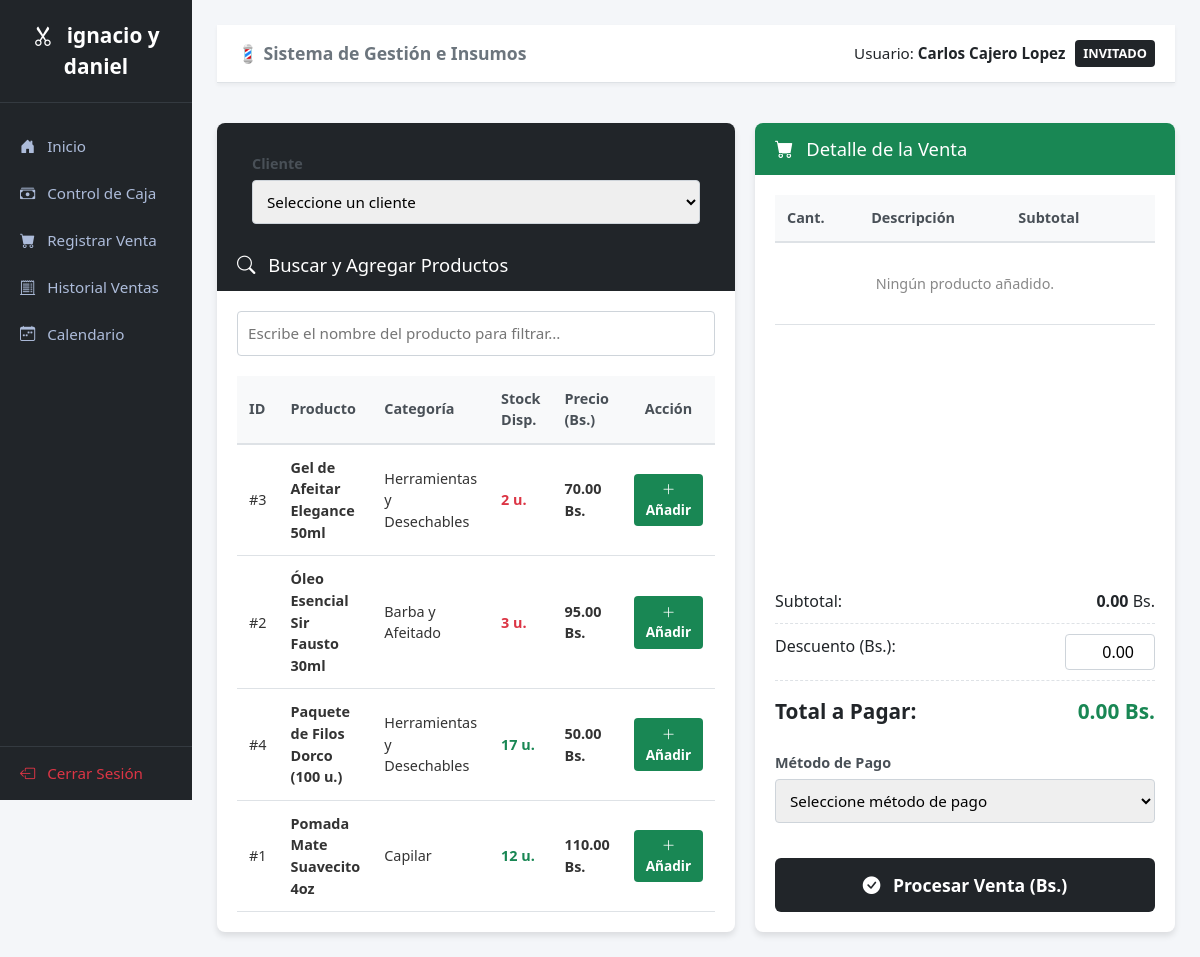
The app's page /views/ventas.php (signed in) with its own data.
### tables this page shows
CREATE TABLE `productos` (
  `id_producto` int(11) NOT NULL,
  `id_categoria` int(11) NOT NULL,
  `id_marca` int(11) NOT NULL,
  `id_proveedor` int(11) NOT NULL,
  `nombre_producto` varchar(100) NOT NULL,
  `stock_actual` int(11) NOT NULL DEFAULT 0,
  `stock_minimo` int(11) NOT NULL DEFAULT 5,
  `precio_costo_bob` decimal(10,2) NOT NULL,
  `precio_venta_publico_bob` decimal(10,2) DEFAULT NULL
);

CREATE TABLE `categorias_productos` (
  `id_categoria` int(11) NOT NULL,
  `nombre_categoria` varchar(50) NOT NULL,
  `descripcion` varchar(150) DEFAULT NULL
);

### controllers/InventarioController.php (called while the page is built, shortened)
<?php
require_once __DIR__ . '/../config/database.php';
class InventarioController {
    private $db;
    public function __construct() {
        $database = new Database();
        $this->db = $database->getConnection();
    }
    public function listarProductos() {
        try {
            $query = "SELECT p.id_producto, p.nombre_producto, p.stock_actual, p.stock_minimo,
                             p.precio_costo_bob, p.precio_venta_publico_bob AS precio_venta,
                             p.id_categoria, p.id_marca, p.id_proveedor,
                             m.nombre_marca, c.nombre_categoria, prov.razon_social AS nombre_proveedor
                      FROM productos p
                      LEFT JOIN marcas_productos m ON p.id_marca = m.id_marca
                      LEFT JOIN categorias_productos c ON p.id_categoria = c.id_categoria
                      LEFT JOIN proveedores prov ON p.id_proveedor = prov.id_proveedor
                      ORDER BY p.nombre_producto ASC";
            $stmt = $this->db->prepare($query);
            $stmt->execute();
            return $stmt->fetchAll(PDO::FETCH_ASSOC);
        } catch (PDOException $e) {
            return [];
        }
    }
}

### config/database.php (called while the page is built, shortened)
<?php
class Database {
    private $host = "localhost";
    private $port = "3306";
    private $db_name = "barbershop";
    private $username = "root";
    private $password = "";
    public function getConnection() {
        $this->conn = null;
        try {
            $dsn = "mysql:host=" . $this->host . ";port=" . $this->port . ";dbname=" . $this->db_name . ";charset=utf8";
            $this->conn = new PDO($dsn, $this->username, $this->password);
            $this->conn->setAttribute(PDO::ATTR_ERRMODE, PDO::ERRMODE_EXCEPTION);
        } catch(PDOException $exception) {
            echo "Error de conexión: " . $exception->getMessage();
        }
        return $this->conn;
    }
}
?>

### controllers/CajaController.php (called while the page is built, shortened)
<?php
require_once __DIR__ . '/../config/database.php';
class CajaController {
    private $db;
    public function __construct() {
        $database = new Database();
        $this->db = $database->getConnection();
    }
    public function obtenerCajaActiva($id_cajero) {
        try {
            $query = "SELECT id_caja, id_cajero, monto_apertura_bob, estado_caja
                      FROM control_cajas
                      WHERE id_cajero = :id_cajero AND estado_caja = 'Abierta'
                      LIMIT 1";
            $stmt = $this->db->prepare($query);
            $stmt->execute([':id_cajero' => $id_cajero]);
            return $stmt->fetch(PDO::FETCH_ASSOC);
        } catch (PDOException $e) {
            return false;
        }
    }
}

### views/ventas.php (the view, shortened to what this page needs)
<?php
if (class_exists('CajaController')) {
    $cajaCont = new CajaController();
    $id_cajero_actual = $_SESSION['id_usuario'] ?? 2;
    $cajaActiva = $cajaCont->obtenerCajaActiva($id_cajero_actual);
} else {
    die("Error interno en controllers/CajaController.php");
}
require_once __DIR__ . '/../controllers/InventarioController.php';
$controller = new InventarioController();
$productos = $controller->listarProductos();
include __DIR__ . '/layouts/header.php';
?>
<div class="PANEL-PRINCIPAL">
    <?php include __DIR__ . '/layouts/sidebar.php'; ?>
    <div class="CONTENIDO-VENTAS">
        <?php include __DIR__ . '/layouts/navbar.php'; ?>
        <div class="LAYOUT-VENTAS">
            <div class="BLOQUE-BLANCO">
                <div class="ENCABEZADO-BLOQUE">
                    <div class="GRUPO-FORM" style="padding:15px;">
    <label><strong>Cliente</strong></label>
    <select name="id_cliente"
            id="id_cliente"
            class="INPUT-CAJA"
            required>
        <option value="">Seleccione un cliente</option>
    </select>
</div>
                    <h2><i class="bi bi-search me-2"></i> Buscar y Agregar Productos</h2>
                </div>
                <div class="CUERPO-BLOQUE">
                    <div class="CAJA-BUSCADOR">
                        <input type="text" id="buscar_producto" class="INPUT-BUSCAR" onkeyup="filtrarTablaProductos()" placeholder="Escribe el nombre del producto para filtrar...">
                    </div>
                    <table class="TABLA-VENTAS" id="tabla-catalogo">
                        <thead>
                            <tr>
                                <th>ID</th>
                                <th>Producto</th>
                                <th>Categoría</th>
                                <th>Stock Disp.</th>
                                <th>Precio (Bs.)</th>
                                <th style="text-align: center;">Acción</th>
                            </tr>
                        </thead>
                        <tbody>
                            <?php if (empty($productos)): ?>
                                <tr>
                                    <td colspan="6" style="text-align: center; padding: 20px; color: #888;">No hay productos en el inventario.</td>
                                </tr>
                            <?php else: ?>
                                <?php foreach ($productos as $p): ?>
                                    <tr class="fila-producto-busqueda">
                                        <td>#<?php echo $p['id_producto']; ?></td>
                                        <td><strong class="nombre-prod-buscar"><?php echo htmlspecialchars($p['nombre_producto']); ?></strong></td>
                                        <td><?php echo htmlspecialchars($p['nombre_categoria'] ?? 'General'); ?></td>
                                        <td>
                                            <span style="font-weight: bold; color: <?php echo ($p['stock_actual'] <= $p['stock_minimo']) ? '#dc3545' : '#198754'; ?>;">
                                                <?php echo $p['stock_actual']; ?> u.
                                            </span>
                                        </td>
                                        <td><strong><?php echo number_format($p['precio_venta'] ?? 0, 2); ?> Bs.</strong></td>
                                        <td style="text-align: center;">
                                            <?php if (($p['stock_actual'] ?? 0) > 0): ?>
                                                <button class="BOTON-ACCION BTN-AGREGAR"
                                                        onclick="agregarAlCarrito(<?php echo $p['id_producto']; ?>, '<?php echo htmlspecialchars(addslashes($p['nombre_producto'])); ?>', <?php echo $p['precio_venta'] ?? 0; ?>, <?php echo $p['stock_actual']; ?>)"
                                                        <?php echo !$cajaActiva ? 'disabled' : ''; ?>>
                                                    <i class="bi bi-plus-lg"></i> Añadir
                                                </button>
                                            <?php else: ?>
                                                <span style="color:#dc3545; font-size:0.8rem; font-weight:bold;">Sin Stock</span>
                                            <?php endif; ?>
                                        </td>
                                    </tr>
                                <?php endforeach; ?>
                            <?php endif; ?>
                        </tbody>
                    </table>
                </div>
            </div>
            <div class="BLOQUE-BLANCO">
                <div class="ENCABEZADO-BLOQUE" style="background-color: #198754;">
                    <h2><i class="bi bi-cart-fill me-2"></i> Detalle de la Venta</h2>
                </div>
                <div class="CUERPO-BLOQUE" style="flex-grow: 1; display: flex; flex-direction: column; justify-content: space-between;">
                    <div style="max-height: 350px; overflow-y: auto; margin-bottom: 20px;">
                        <table class="TABLA-VENTAS">
                            <thead>
                                <tr>
                                    <th>Cant.</th>
                                    <th>Descripción</th>
                                    <th>Subtotal</th>
                                    <th></th>
                                </tr>
                            </thead> <tbody id="items-carrito">
                                <tr id="carrito-vacio">
                                    <td colspan="4" style="text-align: center; padding: 30px; color: #888;">Ningún producto añadido.</td>
                                </tr>
                            </tbody>
                        </table>
                    </div>
                    <div>
                        <div class="FILA-TOTAL">
                            <span>Subtotal:</span>
                            <span><strong id="txt-subtotal">0.00</strong> Bs.</span>
                        </div>
                        <div class="FILA-TOTAL">
                            <span>Descuento (Bs.):</span>
                            <input type="number" id="input-descuento" value="0.00" min="0" step="0.01" class="INPUT-CANTIDAD" style="width: 90px; text-align: right;" oninput="calcularTotales()" <?php echo !$cajaActiva ? 'disabled' : ''; ?>>
                        </div>
                        <div class="FILA-TOTAL GRANDE">
                            <span>Total a Pagar:</span>
                            <span style="color: #198754;"><span id="txt-total">0.00</span> Bs.</span>
                        </div>
                        <form method="POST" action="../controllers/VentasController.php" onsubmit="prepararEnvio(event)">
                           <div class="GRUPO-FORM" style="margin-top:15px;">
    <label><strong>Método de Pago</strong></label>
    <select
    name="metodo_pago"
    id="metodo_pago"
    class="INPUT-CAJA"
    onchange="mostrarMetodoPago()"
    required>
    <option value="">Seleccione método de pago</option>
</select>
</div>
                            <button type="submit" class="BOTON-CONFIRMAR" <?php echo !$cajaActiva ? 'disabled' : ''; ?>>
                                <i class="bi bi-check-circle-fill me-2"></i> Procesar Venta (Bs.)
                            </button>
                        </form>
                    </div>
                </div>
            </div>
        </div>
    </div>
</div>
<?php include __DIR__ . '/layouts/footer.php'; ?>

### public/css/css_opciones/agenda.css (style rules this page uses)
.PANEL-PRINCIPAL { display:flex; min-height:100vh; background:#f4f6f9; font-family:'Segoe UI', Tahoma, Geneva, Verdana, sans-serif; }

### public/css/css_opciones/caja.css (style rules this page uses)
.PANEL-PRINCIPAL { display: flex; min-height: 100vh; font-family: 'Segoe UI', Tahoma, Geneva, Verdana, sans-serif; background-color: #f4f6f9; }
.BLOQUE-BLANCO { background: #ffffff; border-radius: 8px; box-shadow: 0 4px 6px rgba(0,0,0,0.1); overflow: hidden; display: flex; flex-direction: column; }
.ENCABEZADO-BLOQUE { background-color: #212529; color: #ffffff; padding: 15px 20px; }
.ENCABEZADO-BLOQUE h2 { margin: 0; font-size: 1.1rem; }
.CUERPO-BLOQUE { padding: 20px; }
.GRUPO-FORM { margin-bottom: 15px; }
.GRUPO-FORM label { display: block; margin-bottom: 6px; font-weight: 600; font-size: 0.85rem; color: #495057; }
.INPUT-CAJA, .SELECT-CAJA { width: 100%; padding: 10px; border: 1px solid #ced4da; border-radius: 4px; font-size: 0.95rem; box-sizing: border-box; }

### public/css/css_opciones/ventas.css (style rules this page uses)
.PANEL-PRINCIPAL { display: flex; min-height: 100vh; font-family: 'Segoe UI', Tahoma, Geneva, Verdana, sans-serif; background-color: #f4f6f9; }
.CONTENIDO-VENTAS { flex-grow: 1; padding: 25px; display: flex; flex-direction: column; }
.LAYOUT-VENTAS { display: grid; grid-template-columns: 1fr 420px; gap: 20px; margin-top: 20px; }
.BLOQUE-BLANCO { background: #ffffff; border-radius: 8px; box-shadow: 0 4px 6px rgba(0,0,0,0.1); overflow: hidden; display: flex; flex-direction: column; }
.ENCABEZADO-BLOQUE { background-color: #212529; color: #ffffff; padding: 15px 20px; }
.ENCABEZADO-BLOQUE h2 { margin: 0; font-size: 1.15rem; }
.CUERPO-BLOQUE { padding: 20px; }
.CAJA-BUSCADOR { display: flex; gap: 10px; margin-bottom: 20px; }
.INPUT-BUSCAR { width: 100%; padding: 10px; border: 1px solid #ced4da; border-radius: 4px; font-size: 0.95rem; }
.TABLA-VENTAS { width: 100%; border-collapse: collapse; text-align: left; font-size: 0.9rem; }
.TABLA-VENTAS th { background-color: #f8f9fa; color: #495057; padding: 12px; border-bottom: 2px solid #dee2e6; }
.TABLA-VENTAS td { padding: 12px; border-bottom: 1px solid #dee2e6; color: #333; vertical-align: middle; }
.BOTON-ACCION { padding: 6px 12px; border: none; border-radius: 4px; cursor: pointer; font-weight: bold; font-size: 0.85rem; }
.BTN-AGREGAR { background-color: #198754; color: white; }
.INPUT-CANTIDAD { width: 65px; padding: 5px; text-align: center; border: 1px solid #ced4da; border-radius: 4px; }
.FILA-TOTAL { display: flex; justify-content: space-between; padding: 10px 0; border-bottom: 1px dashed #dee2e6; font-size: 1rem; }
.FILA-TOTAL.GRANDE { border-bottom: none; font-size: 1.3rem; font-weight: bold; color: #212529; padding-top: 15px; }
.BOTON-CONFIRMAR { background-color: #212529; color: white; width: 100%; padding: 14px; border: none; border-radius: 6px; font-size: 1.1rem; font-weight: bold; cursor: pointer; margin-top: 20px; transition: background 0.2s; }

### public/css/css_opciones/inventario.css (style rules this page uses)
.PANEL-PRINCIPAL { display: flex; min-height: 100vh; font-family: 'Segoe UI', Tahoma, Geneva, Verdana, sans-serif; background-color: #f4f6f9; }
.GRUPO-FORM { margin-bottom: 15px; }
.GRUPO-FORM label { display: block; margin-bottom: 5px; font-weight: 600; font-size: 0.9rem; }

### public/css/css_opciones/factura.css (style rules this page uses)
body { background:#f5f5f5; font-family:Arial, Helvetica, sans-serif; }
table { width:100%; border-collapse:collapse; font-size:14px; }
table th, table td { padding:6px; }
table th { border-bottom:1px solid #ccc; }

### records on screen
productos: id_producto "3", nombre_producto "Gel de Afeitar Elegance 50ml", id_categoria.nombre_categoria "Herramientas y Desechables", stock_actual "2", precio_venta_publico_bob "70.00"
productos: id_producto "2", nombre_producto "Óleo Esencial Sir Fausto 30ml", id_categoria.nombre_categoria "Barba y Afeitado", stock_actual "3", precio_venta_publico_bob "95.00"
productos: id_producto "4", nombre_producto "Paquete de Filos Dorco (100 u.)", id_categoria.nombre_categoria "Herramientas y Desechables", stock_actual "17", precio_venta_publico_bob "50.00"
productos: id_producto "1", nombre_producto "Pomada Mate Suavecito 4oz", id_categoria.nombre_categoria "Capilar", stock_actual "12", precio_venta_publico_bob "110.00"

### other values on screen
$_SESSION['nombre'] "Carlos Cajero Lopez"
$_SESSION['rol'] "INVITADO"
